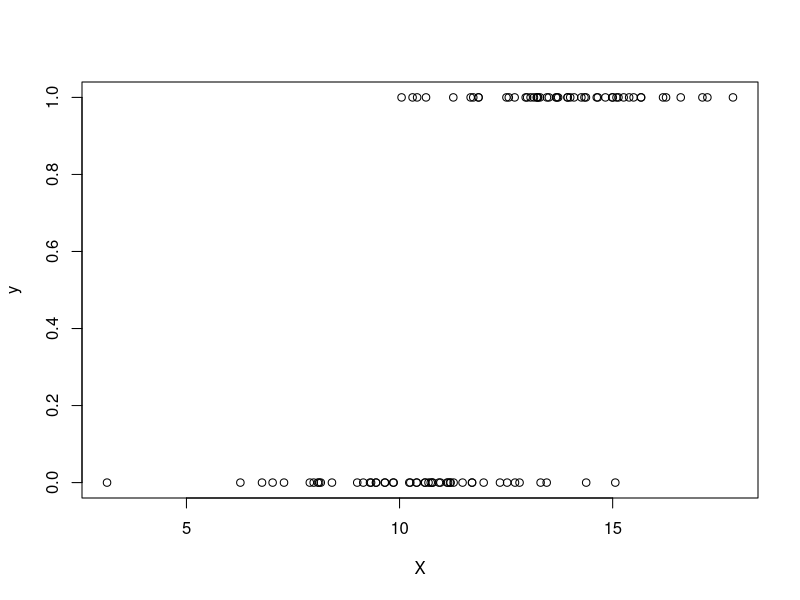
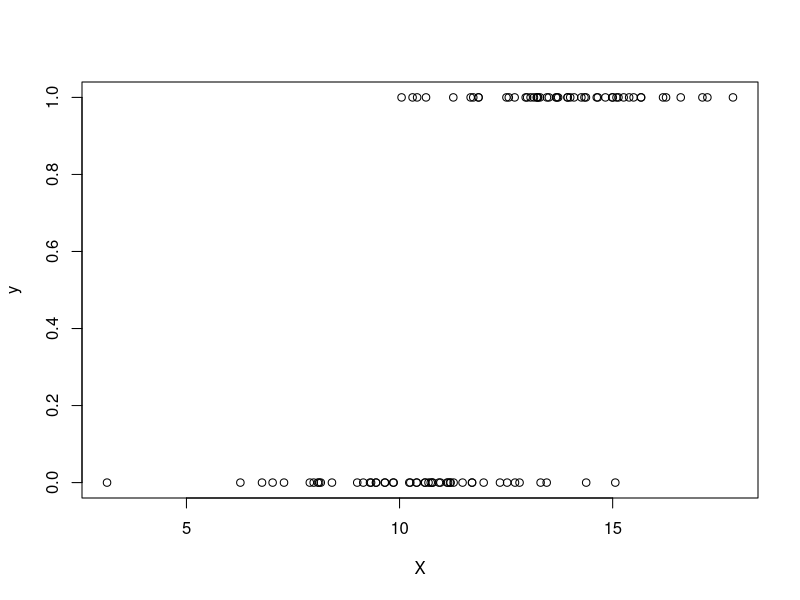

Generate these figures, in order, with R:
## ---- chunk 1

# 1. simulate data
# 2. calculate exponentiated beta
# 3. calculate the odds based on the prediction p(Y=1|X)
#
# Function takes a x value, for that x value the odds are calculated and returned
# Beside the odds, the function does also return the exponentiated beta coefficient
log_reg <- function(x_value) {
  # simulate data, the higher x the higher the probability of y=1
  set.seed(256)
  X <- c(rnorm(50, mean = 10, sd = 2), rnorm(50, mean = 14, sd = 2))
  y <- c(rep(0, 50), rep(1, 50))
  
  plot(y ~ X) 
  model <- glm(y ~ X, family = "binomial")
  beta_1 <- coef(model)[2]
  exp_beta_1 <- exp(beta_1) # exponentiate beta_1 to get odds ratios
  
  # predict pi_i, the probabilty that y=1 given the x value
  pi <- predict(model, newdata = data.frame(X = x_value), type = "response") 
  
  odds <- pi / (1 - pi)
  
  list(odds = odds, exp_beta = exp_beta_1)
}

x_value <- 14
x1 <- log_reg(x_value)
x2 <- log_reg(x_value + 1)

# Show the exponentiated beta coefficients
show(x1$exp_beta) # exp beta

odds_ratio <- x2$odds / x1$odds # calculate odds ratio
show(odds_ratio) # odds ratio

# Is the exponentiated beta the same as the calculated odds ratio?
round(odds_ratio, 6) == round(x1$exp_beta, 6)


